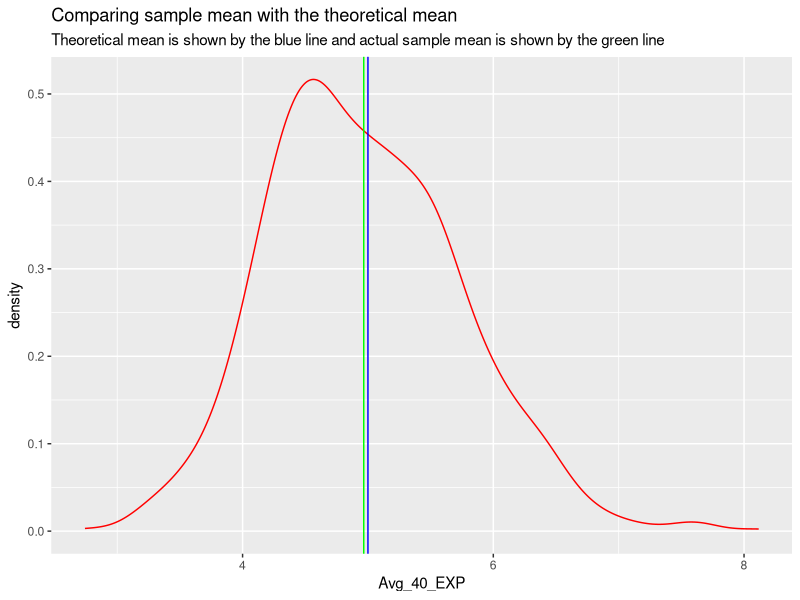
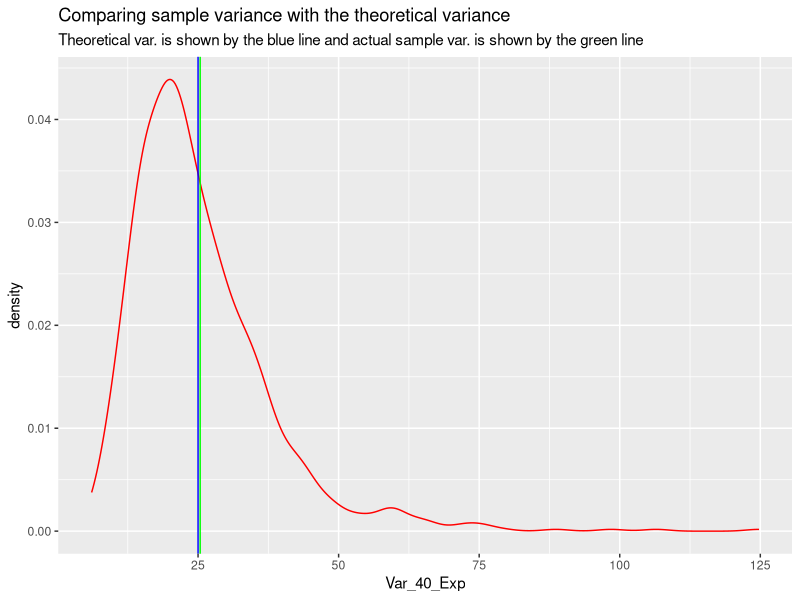
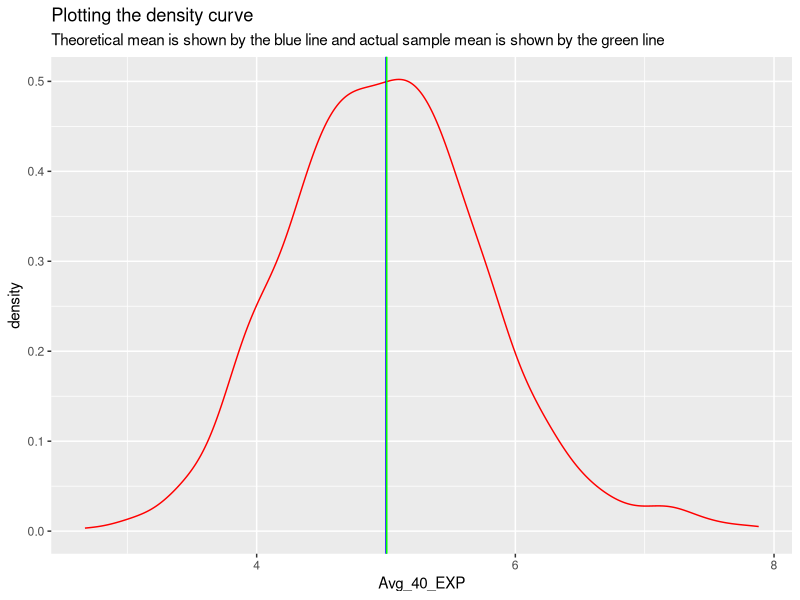
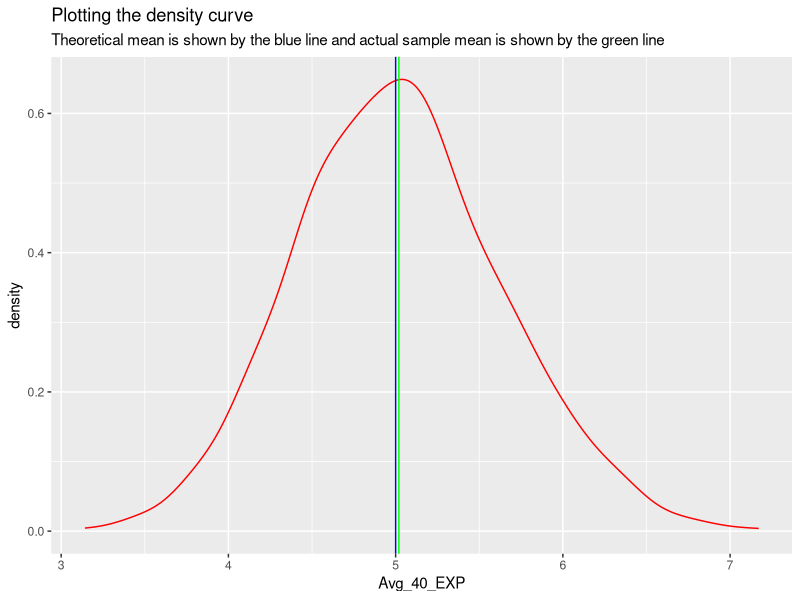
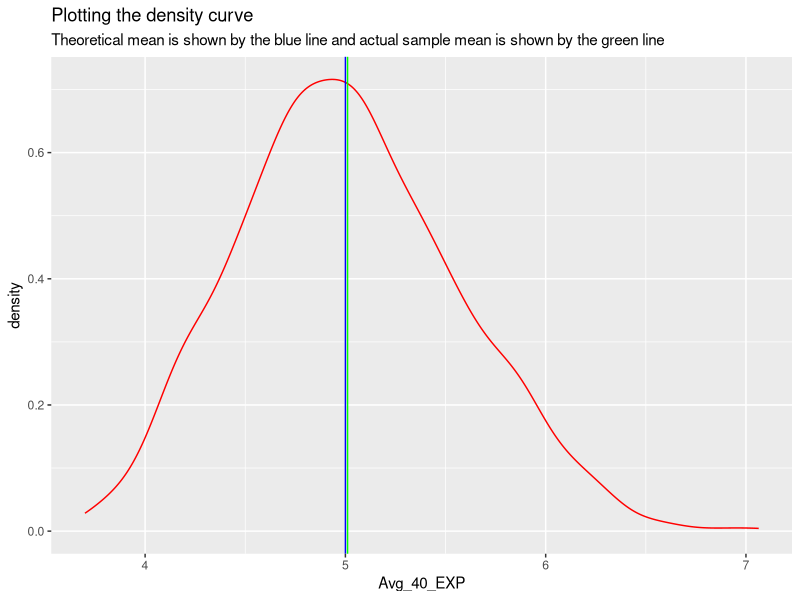
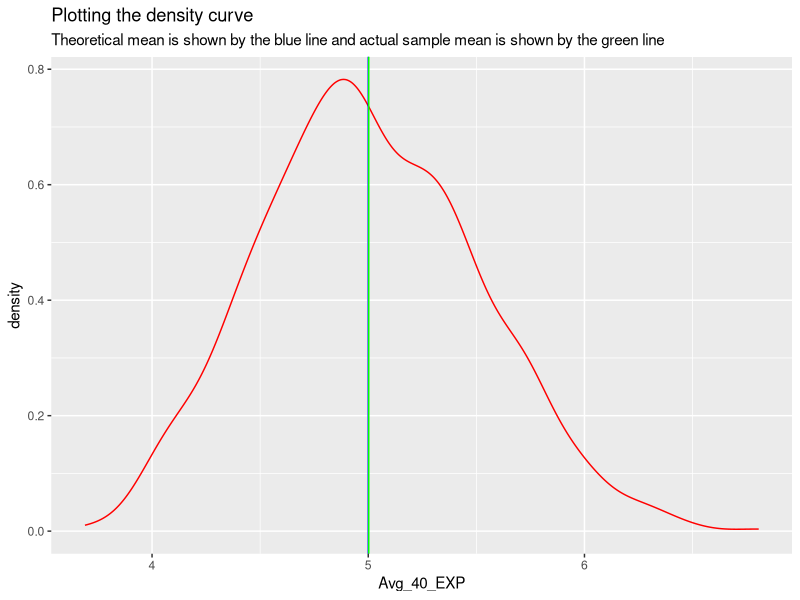
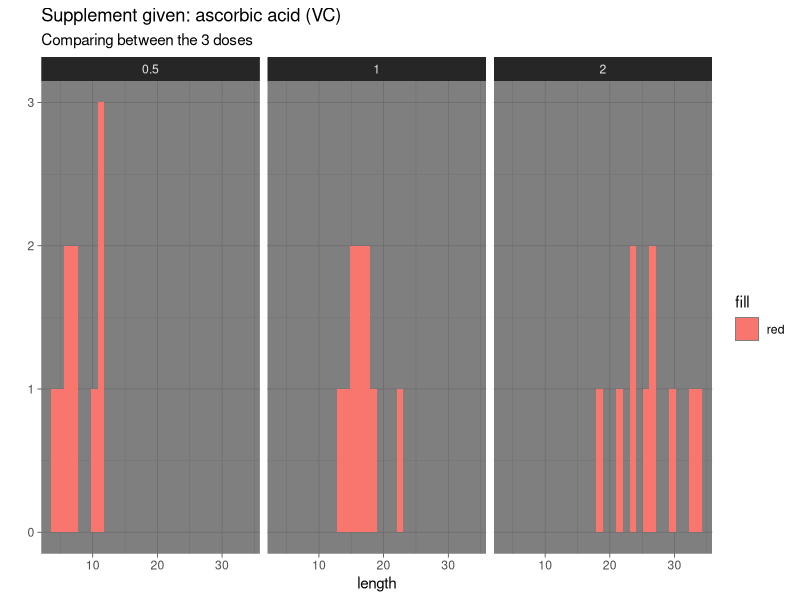
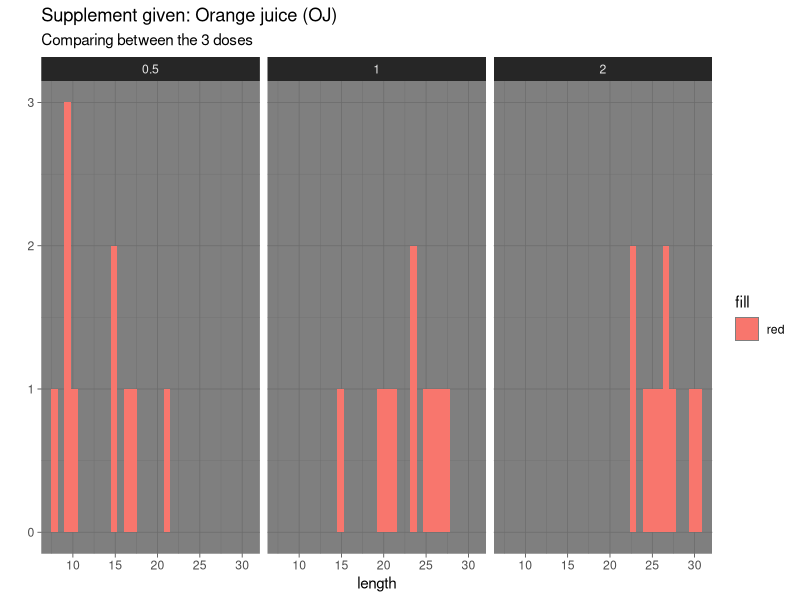

Here is the R script that generated these plots, in order:
## ---- chunk 1
knitr::opts_chunk$set(echo = TRUE)

library(ggplot2)

#Let's create a function called mean_exp for handing the sample mean. 

#Our function mean_exp will first take argument no_sim, which stands for number of simulations. It will then simulate 40 exponentials with rate parameter 0.2, then find the mean (sample mean) of these 40 exponentials and store it in a dataframe called exp_df and repeat the same procedure as per the number of simulations entered by the user(value of no_sim). We will do 1000 simulations here so no_sim= 1000.

#Finally it will plot density curve of this distribution of sample means and we will compare the theoretical mean i.e. 5, by plotting the two x intercepts i.e. theoretical mean (which is 5 denoted by blue line) and actual sample mean (green line).

mean_exp<- function(no_sim){
  exp_df<- data.frame(x= c())
  for(i in 1:no_sim){
    
    exp<- rexp(n = 40, rate = 0.2)
    exp_mean<- mean(exp)
    exp_df<- rbind.data.frame(exp_df, exp_mean)
  }
  names(exp_df)<- 'Avg_40_EXP'
  x<- ggplot(exp_df, aes(Avg_40_EXP))+ geom_density(col='red')+ geom_vline(xintercept=c(1/0.2, mean(exp_df$Avg_40_EXP)), col=c('blue', 'green'))+ ggtitle(label = 'Comparing sample mean with the theoretical mean', subtitle = 'Theoretical mean is shown by the blue line and actual sample mean is shown by the green line')
  
  print(x)
  theoretical_mean= 5
  actual_mean= mean(exp_df$Avg_40_EXP)
  print('The theoretical mean is:')
  print(theoretical_mean)
  print('The actual sample mean is:')
  print(actual_mean)
}
mean_exp(1000)

## ---- chunk 2

#Let's create a function called var_exp for handing the sample variance 
#Our function var_exp will first take argument no_sim, which stands for number of simulations. It will then simulate 40 exponentials with rate parameter 0.2, then find the variance (sample variance) of these 40 exponentials and store it in a dataframe called exp_df_var and repeat the same procedure as per the number of simulations entered by the user(value of no_sim). We will do 1000 simulations here so no_sim= 1000.

#Finally it will plot density curve of this distribution of sample variances and we will compare the theoretical variance i.e. 25, by plotting the two x intercepts i.e. theoretical variance (which is 25 denoted by blue line) and actual sample variance (green line).

var_exp<- function(no_sim){
  exp_df_var<- data.frame(x=c())
  
  for(i in 1:no_sim){
    exp<- rexp(n = 40, rate = 0.2)
    exp_var<- (sd(exp))^2
    exp_df_var<- rbind.data.frame(exp_df_var, exp_var)
  }
  
  names(exp_df_var)<- 'Var_40_Exp'
  y<-ggplot(exp_df_var, aes(Var_40_Exp))+ geom_density(col='red')+ geom_vline(xintercept=c((1/0.2)^2,  mean(exp_df_var$Var_40_Exp)), col= c('blue', 'green'))+ ggtitle(label = 'Comparing sample variance with the theoretical variance', subtitle = 'Theoretical var. is shown by the blue line and actual sample var. is shown by the green line' )
  
  print(y)
  
  theoretical_variance<- (1/0.2)^2
  actual_sample_variance<- mean(exp_df_var$Var_40_Exp)
  print('The theoretical variance is:')
  print(theoretical_variance)
  print('The actual sample variance is:')
  print(actual_sample_variance)
  
}
var_exp(1000)
## ---- chunk 3

#We will create a new function mean_exp2 for this exercise. Ir will be very similar to our previous mean_exp function but this time we will make sample size n an argument as well
#We will do 1000 simulations and increase the sample size n from 40 to 60 to 80 and then to 100. We will observe how the density curve becomes more and more Gausian

mean_exp2<- function(no_sim, n){
  exp_df<- data.frame(x= c())
  for(i in 1:no_sim){
    
    exp<- rexp(n, rate = 0.2)
    exp_mean<- mean(exp)
    exp_df<- rbind.data.frame(exp_df, exp_mean)
  }
  names(exp_df)<- 'Avg_40_EXP'
  x<- ggplot(exp_df, aes(Avg_40_EXP))+ geom_density(col='red')+ geom_vline(xintercept=c(1/0.2, mean(exp_df$Avg_40_EXP)), col=c('blue', 'green'))+ ggtitle(label = 'Plotting the density curve', subtitle = 'Theoretical mean is shown by the blue line and actual sample mean is shown by the green line')
  
  print(x)
  theoretical_mean= 5
  actual_mean= mean(exp_df$Avg_40_EXP)
  print('The theoretical mean is:')
  print(theoretical_mean)
  print('The actual sample mean is:')
  print(actual_mean)
}

## ---- chunk 4
mean_exp2(1000, 40)

## ---- chunk 5
mean_exp2(1000, 60)
## ---- chunk 6
mean_exp2(1000, 80)
## ---- chunk 7
mean_exp2(1000, 100)
## ---- chunk 8
library(datasets) #loading the ToothGrowth datset
dataset<- ToothGrowth
head(dataset)
summary(dataset)
#separating the dataset by the supp (supplement) variable i.e. VC (Ascorbic acid) and OJ (Orange juice)
dataset_VC<- subset(dataset, supp=='VC') 
dataset_OJ<- subset(dataset, supp=='OJ')

library(ggplot2)
## ---- chunk 9
qplot(len, data = dataset_VC, facets = .~dose, xlab = 'length', fill= 'red')+ theme_dark()+ggtitle('Supplement given: ascorbic acid (VC)', subtitle = 'Comparing between the 3 doses') 
## ---- chunk 10

qplot(len, data = dataset_OJ, facets = .~dose, xlab = 'length', fill= 'red')+ theme_dark()+ggtitle('Supplement given: Orange juice (OJ)', subtitle = 'Comparing between the 3 doses') 

## ---- chunk 11
#dose of 0.5 mg/day
par(mfrow=c(1,2))
hist(dataset_OJ[dataset_OJ$dose==0.5,]$len, xlim = c(4,24), ylim = c(0, 6), main = 'Orange Juice with 0.5 dose', xlab = 'Length', col= 'red')
hist(dataset_VC[dataset_VC$dose==0.5,]$len, xlim = c(4,24), ylim = c(0, 6), main = 'ascorbic acid with 0.5 dose', xlab = 'Length', col='red')
#comparing the means
mean(dataset_OJ[dataset_OJ$dose==0.5,]$len) #Orange juice
mean(dataset_VC[dataset_VC$dose==0.5,]$len) #Ascorbic acid

## ---- chunk 12
#dose of 1.0 mg/day
par(mfrow=c(1,2))
hist(dataset_OJ[dataset_OJ$dose==1.0,]$len, xlim = c(10,28), ylim = c(0, 6), main = 'Orange Juice with 1.0 dose', xlab = 'Length', col= 'red')
hist(dataset_VC[dataset_VC$dose==1.0,]$len, xlim = c(10,28), ylim = c(0, 6), main = 'ascorbic acid with 1.0 dose', xlab = 'Length', col='red')
#Comparing means
mean(dataset_OJ[dataset_OJ$dose==1.0,]$len) #Orange juice
mean(dataset_VC[dataset_VC$dose==1.0,]$len) #Ascorbic acid
## ---- chunk 13
#dose of 2.0 mg/day
par(mfrow=c(1,2))
hist(dataset_OJ[dataset_OJ$dose==2.0,]$len, xlim = c(15,35), ylim = c(0, 6), main = 'Orange Juice with 2.0 dose', xlab = 'Length', col= 'red')
hist(dataset_VC[dataset_VC$dose==2.0,]$len, xlim = c(15,35), ylim = c(0, 6), main = 'ascorbic acid with 2.0 dose', xlab = 'Length', col='red')
#Comparing means
mean(dataset_OJ[dataset_OJ$dose==2.0,]$len) #Orange juice
mean(dataset_VC[dataset_VC$dose==2.0,]$len) #Ascorbic acid
## ---- chunk 14
par(mfrow= c(1,1), mar=c(5.1, 4.1, 4.1, 2.1))
OJ_mean_0.5<- mean(dataset_OJ[dataset_OJ$dose==0.5,]$len) #calculating mean toothgrowth for dose 0.5 mg/day
OJ_mean_1.0<- mean(dataset_OJ[dataset_OJ$dose==1.0,]$len) #calculating mean toothgrowth for dose 1.0 mg/day
OJ_mean_2.0<- mean(dataset_OJ[dataset_OJ$dose==2.0,]$len) #calculating mean toothgrowth for dose 2.0 mg/day
barplot(height = c(OJ_mean_0.5, OJ_mean_1.0, OJ_mean_2.0), names.arg = c('0.5 mg/day', '1.0 mg/day', '2.0 mg/day'), col = c(OJ_mean_0.5, OJ_mean_1.0, OJ_mean_2.0), xlab = 'doses', ylab = 'mean', main = 'Mean tooth growth length by orange juice for the three doses ')

## ---- chunk 15
VC_mean_0.5<- mean(dataset_VC[dataset_VC$dose==0.5,]$len) #calculating mean toothgrowth for dose 0.5 mg/day
VC_mean_1.0<- mean(dataset_VC[dataset_VC$dose==1.0,]$len) #calculating mean toothgrowth for dose 1.0 mg/day
VC_mean_2.0<- mean(dataset_VC[dataset_VC$dose==2.0,]$len) #calculating mean toothgrowth for dose 2.0 mg/day

par(mfrow= c(1,1), mar=c(5.1, 4.1, 4.1, 2.1))
barplot(height = c(VC_mean_0.5, VC_mean_1.0, VC_mean_2.0), names.arg = c('0.5 mg/day', '1.0 mg/day', '2.0 mg/day'), col = c(VC_mean_0.5, VC_mean_1.0, VC_mean_2.0), xlab = 'doses', ylab = 'mean', main = 'Mean tooth growth length by ascorbic acid for the three doses ')


## ---- chunk 16
t.test(dataset_OJ[dataset_OJ$dose==1.0,]$len, dataset_OJ[dataset_OJ$dose==0.5,]$len, paired = FALSE, alternative = 'greater')

## ---- chunk 17
t.test(dataset_OJ[dataset_OJ$dose==2.0,]$len, dataset_OJ[dataset_OJ$dose==1.0,]$len, paired = FALSE, alternative = 'greater')
## ---- chunk 18
t.test(dataset_VC[dataset_VC$dose==1.0,]$len, dataset_VC[dataset_VC$dose==0.5,]$len, paired = FALSE, alternative = 'greater') 
## ---- chunk 19
t.test(dataset_VC[dataset_VC$dose==2.0,]$len, dataset_VC[dataset_VC$dose==1.0,]$len, paired = FALSE, alternative = 'greater') 

